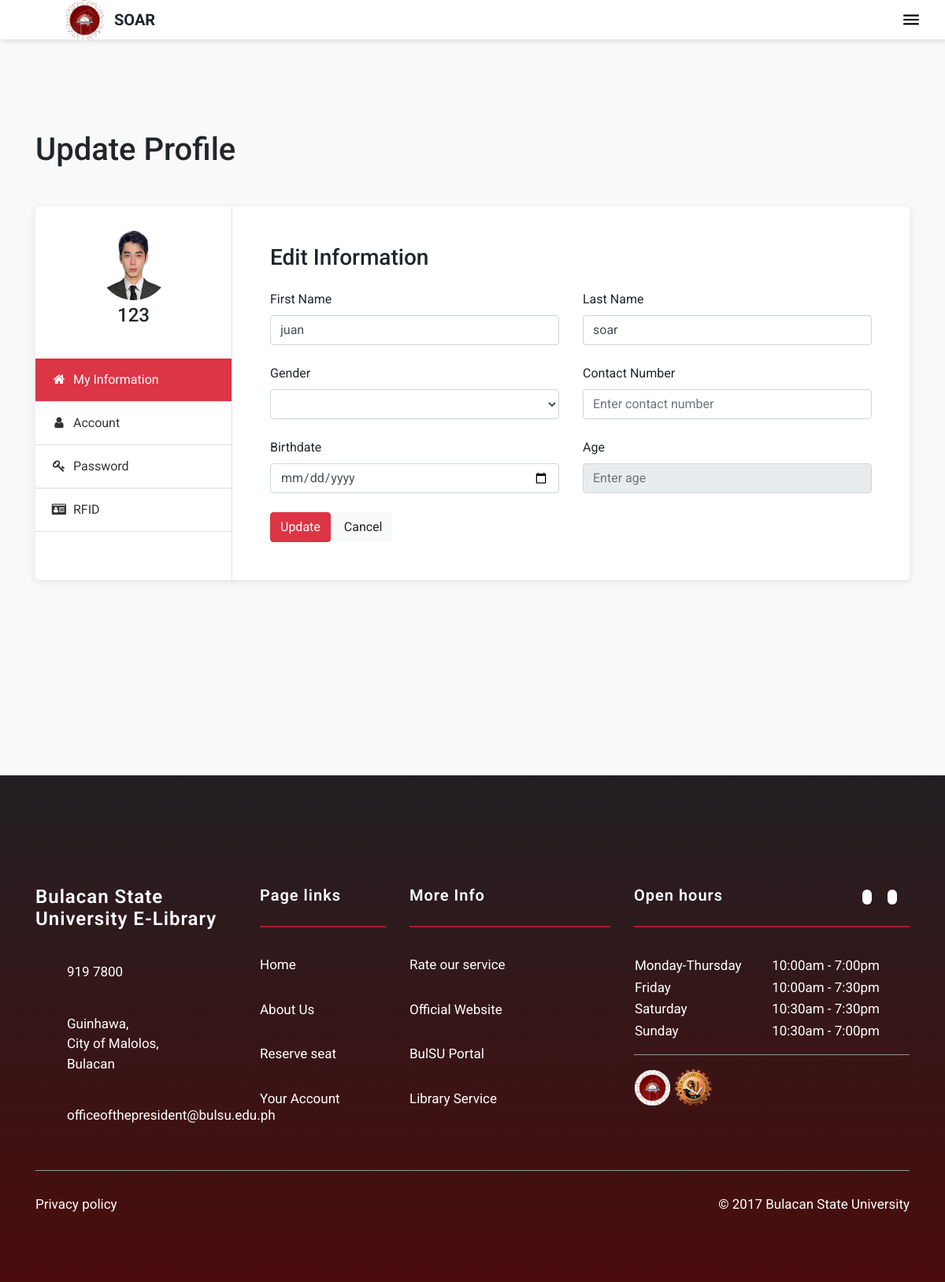
The page /update_profile.php (signed in) on the database its author committed.
### tables this page shows
CREATE TABLE `users` (
  `user_id` int(11) NOT NULL,
  `rfid_no` varchar(50) DEFAULT NULL,
  `first_name` varchar(255) DEFAULT NULL,
  `last_name` varchar(255) DEFAULT NULL,
  `account_id` int(11) DEFAULT NULL,
  `course_code` varchar(50) DEFAULT NULL,
  `yearsec_id` int(11) DEFAULT NULL,
  `age` int(11) DEFAULT NULL,
  `contact_number` varchar(20) DEFAULT NULL,
  `bday` date DEFAULT NULL,
  `gender` varchar(20) DEFAULT NULL,
  `is_archived` tinyint(1) DEFAULT 0,
  `last_cancel` datetime DEFAULT NULL
);

CREATE TABLE `account` (
  `account_id` int(11) NOT NULL,
  `username` varchar(255) DEFAULT NULL,
  `password` varchar(255) DEFAULT NULL,
  `email` varchar(255) DEFAULT NULL,
  `picture` varchar(255) DEFAULT NULL,
  `account_type` varchar(255) DEFAULT NULL,
  `reservation_count` int(11) DEFAULT 0,
  `is_archived` tinyint(1) NOT NULL DEFAULT 0,
  `code` mediumint(50) NOT NULL
);

### update_profile.php (the view, shortened to what this page needs)
<?php
require 'php/connect.php';
?>
<!DOCTYPE html>
<html lang="en">
<head>
	<link rel="stylesheet" type="text/css"
		href="https://stackpath.bootstrapcdn.com/bootstrap/4.3.1/css/bootstrap.min.css">
	<link rel="stylesheet" href="https://stackpath.bootstrapcdn.com/font-awesome/4.7.0/css/font-awesome.min.css">
	<link rel="stylesheet" type="text/css" href="css/edit_profile.css" />
	<link rel="stylesheet"
		href="https://maxst.icons8.com/vue-static/landings/line-awesome/line-awesome/1.3.0/css/line-awesome.min.css">
</head>
<body>
	<header class="header-outer">
    <nav>
            <ul>
                <li>
                <a>
                <img src="img/elib logo.png" class="icon">
                <strong>SOAR</strong>
                </a>
                </li>
                <li class="menu-button" onclick="showSidebar()"><a href="#"><svg xmlns="http://www.w3.org/2000/svg" height="26" viewBox="0 -960 960 960" width="26"><path d="M120-240v-80h720v80H120Zm0-200v-80h720v80H120Zm0-200v-80h720v80H120Z"/></svg></a></li>
            </ul>
        </nav>
    </header>
	<?php
	$username = $_SESSION["username"];
	$sql = "SELECT * FROM ACCOUNT
			INNER JOIN USERS ON ACCOUNT.account_id = USERS.account_id
			WHERE ACCOUNT.username = '$username'";
	$result = $conn->query($sql);
	if ($result->num_rows == 1) {
		$row = $result->fetch_assoc();
	} else {
		echo "You are not regular student. Either alumni or faculty";
	}
	?>
	<section class="py-5 my-5">
		<div class="container">
			<h1 class="mb-5">Update Profile</h1>
			<div class="bg-white shadow rounded-lg d-block d-sm-flex">
				<div class="profile-tab-nav border-right">
					<div class="p-4">
						<div class="img-circle text-center mb-3">
							<?php
							if ($row['picture'] === NULL) {
								echo '<img src="https://cdn.icon-icons.com/icons2/2550/PNG/512/user_circle_icon_152504.png" alt="Default Image">';
							} else {
								echo '<img src="' . $row['picture'] . '" alt="Profile Image">';
							}
							?>
							<?php
							echo '
            					<h4>' . $row["username"] . '</h4>
            					';
							?>
						</div>
					</div>
					<div class="nav flex-column nav-pills" id="v-pills-tab" role="tablist" aria-orientation="vertical">
						<a class="nav-link active" id="account-tab" id="security-tab" data-toggle="pill" href="#account"
							role="tab" aria-controls="account" aria-selected="true">
							<i class="fa fa-home text-center mr-1"></i>
							My Information
						</a>
						<a class="nav-link" data-toggle="pill" href="#security" role="tab" aria-controls="security"
							aria-selected="false">
							<i class="fa fa-user text-center mr-1"></i>
							Account
						</a>
						<a class="nav-link" id="password-tab" data-toggle="pill" href="#password" role="tab"
							aria-controls="password" aria-selected="false">
							<i class="fa fa-key text-center mr-1"></i>
							Password
						</a>
						<a class="nav-link" id="rfid-tab" data-toggle="pill" href="#rfid_tab" role="tab"
							aria-controls="rfid-tab" aria-selected="false">
							<i class="fa fa-id-card text-center mr-1"></i>
							RFID
						</a>
					</div>
				</div>
				<div class="tab-content p-4 p-md-5" id="v-pills-tabContent">
					<div class="tab-pane fade show active" id="account" role="tabpanel" aria-labelledby="account-tab">
						<h3 class="mb-4">Edit Information</h3>
						<div class="row">
							<div class="col-md-6">
								<div class="form-group">
									<label>First Name</label>
									<input id="firstname-input" type="text" class="form-control" name="first_name"
										required="required" placeholder="First Name" autocomplete="off"
										value="<?php echo $row["first_name"]; ?>" required>
								</div>
							</div>
							<div class="col-md-6">
								<div class="form-group">
									<label>Last Name</label>
									<input id="lastname-input" type="text" class="form-control" name="last_name"
										required="required" placeholder="Last Name" autocomplete="off"
										value="<?php echo $row["last_name"]; ?>">
								</div>
							</div>
							<div class="col-md-6">
								<div class="form-group">
									<label>Gender</label>
									<select id="gender-input" class="form-control" name="gender"
										aria-label="Default select example">
										<option value="<?php echo $row["gender"]; ?>">
										</option>
										<option value="Male">Male</option>
									</select>
								</div>
							</div>
							<div class="col-md-6">
								<div class="form-group">
									<label>Contact Number</label>
									<input type="number" name="contact_number" class="form-control" id="number-input"
										placeholder="Enter contact number"
										value="<?php echo $row["contact_number"]; ?>">
								</div>
							</div>
							<div class="col-md-6">
								<div class="form-group">
									<label for="bday-input">Birthdate</label>
									<input type="date" id="bday-input" name="bday" class="form-control"
										value="<?php echo $row["bday"]; ?>" required="required"
										placeholder="Date Released" oninput="calculateAge()">
								</div>
							</div>
							<div class="col-md-6">
								<div class="form-group">
									<label for="age-input">Age</label>
									<input type="text" class="form-control" id="age-input" name="age"
										placeholder="Enter age" value="<?php echo $row["age"]; ?>" readonly>
								</div>
							</div>
						</div>
						<div>
							<button class="btn btn-danger" id="updateInfo">Update</button>
							<button class="btn btn-light">Cancel</button>
						</div>
					</div>
				</div>
			</div>
		</div>
	</section>
	<?php include 'php/footer.php'; ?>
</body>
</html>

### styles/edit_profile.css (style rules this page uses)
* { box-sizing: border-box; }
:root { --header-outer-height: 110px; --header-inner-height: 70px; --header-height-difference: calc( var(--header-outer-height) - var(--header-inner-height) ); --header-bg: #fff; }
*, *:after, *:before { box-sizing: border-box; }
:root { --header-outer-height: 110px; --header-inner-height: 70px; --header-height-difference: calc( var(--header-outer-height) - var(--header-inner-height) ); --header-bg: #fff; --header-outer-height: 120px; --header-inner-height: 70px; --header-height-difference: calc( var(--header-outer-height) - var(--header-inner-height) ); --header-bg: #fff; }
div.container:first-of-type { margin-top: 70px; }
nav { position: fixed; top: 0; background-color: white; box-shadow: 3px 3px 5px rgba(0, 0, 0, 0.1); width: 100%; z-index: 999; }
nav ul { width: 100%; list-style: none; display: flex; justify-content: flex-end; align-items: center; margin-bottom: 0; }
nav li { height: 50px; }
nav a { height: 100%; padding: 0 30px; text-decoration: none; display: flex; align-items: center; color: black; }
nav li:first-child { margin-right: auto; font-size: 30px; }
.menu-button { display: none; }
@media (max-width: 1200px) { .menu-button { display: block; } }
@media (max-width: 1200px) { nav li:first-child { font-size: 20px; } }
.icon { height: 65px; width: 65px; font-size: large; padding: 7px; margin: 5px; }
body { background: #f9f9f9; font-family: "Roboto", sans-serif; }
.shadow { box-shadow: 0 2px 10px rgba(0, 0, 0, 0.1) !important; }
.profile-tab-nav { min-width: 250px; }
.tab-content { flex: 1; }
.form-group { margin-bottom: 1.5rem; }
.nav-pills a.nav-link { padding: 15px 20px; border-bottom: 1px solid #ddd; border-radius: 0; color: #333; }
.nav-pills a.nav-link i { width: 20px; }
.img-circle img { height: 100px; width: 100px; border-radius: 100%; border: 5px solid #fff; }
.nav-pills .nav-link { color: #dc3545; }
.nav-pills .nav-link.active { background-color: #dc3545; color: white; }

### rows shown on the page
users: account.picture (picture), account.username "123", first_name "juan", last_name "soar"
